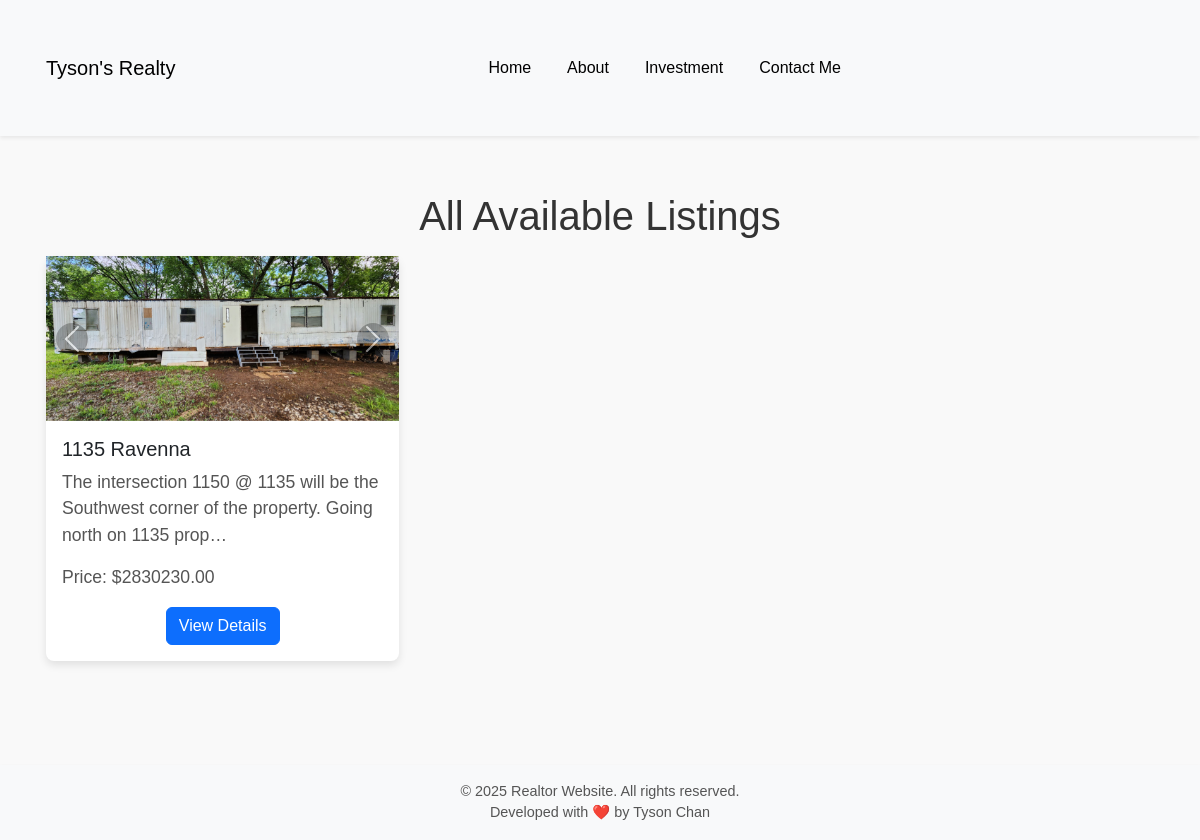
The app's page /investment with its own data.
### listings/models.py (models this page shows, shortened)
class ListingImage(models.Model):
    listing = models.ForeignKey(Listing, on_delete=models.CASCADE, related_name='images')
    image = models.ImageField(upload_to='listings/images/')

class Listing(models.Model):
    CATEGORY_CHOICES = [
        ('residential', 'Residential'),
        ('commercial', 'Commercial'),
        ('land', 'Land'),
    ]
    title = models.CharField(max_length=200)
    description = models.TextField()
    price = models.DecimalField(max_digits=10, decimal_places=2)
    address = models.CharField(max_length=300)
    image = models.ImageField(upload_to='listings/images/')
    created_at = models.DateTimeField(auto_now_add=True)
    category = models.CharField(max_length=20, choices=CATEGORY_CHOICES, default="Residential")

### listings/views.py (the view)
# urls.py: path('investment', views.investment, name='investment'),
def investment(request):
    listings = Listing.objects.all()
    return render(request, 'listings/investment.html',{'listings': listings})

### listings/templates/listings/investment.html (shortened to what this page needs)
{% extends 'listings/base.html' %}
{% block content %}
<h1 class="text-center">All Available Listings</h1>
<div class="row">
    {% for listing in listings %}
    <div class="col-md-4 mb-4">
        <div class="card">
            <div id="carousel{{ listing.id }}" class="carousel slide" data-bs-ride="carousel">
                <div class="carousel-inner">
                    {% for image in listing.images.all %}
                    <div class="carousel-item {% if forloop.first %}active{% endif %}">
                        <img src="{{ image.image.url }}" class="d-block w-100" alt="{{ listing.title }}">
                    </div>
                    {% endfor %}
                </div>
                <button class="carousel-control-prev" type="button" data-bs-target="#carousel{{ listing.id }}" data-bs-slide="prev">
                    <span class="carousel-control-prev-icon" aria-hidden="true"></span>
                </button>
                <button class="carousel-control-next" type="button" data-bs-target="#carousel{{ listing.id }}" data-bs-slide="next">
                    <span class="carousel-control-next-icon" aria-hidden="true"></span>
                </button>
            </div>
            <div class="card-body">
                <h5 class="card-title">{{ listing.title }}</h5>
                <p class="card-text">{{ listing.description|truncatechars:100 }}</p>
                <p class="card-text">Price: ${{ listing.price }}</p>
                <a href="{% url 'detail' listing.id %}" class="btn btn-primary">View Details</a>
            </div>
        </div>
    </div>
    {% endfor %}
</div>
{% endblock %}

### listings/templates/listings/base.html (shortened to what this page needs)
<!DOCTYPE html>
<html lang="en">
<head>
    <link href="https://cdn.jsdelivr.net/npm/bootstrap@5.3.0/dist/css/bootstrap.min.css" rel="stylesheet">
    {% load static %}
    <link rel="stylesheet" href="{% static 'listings/css/style.css' %}">
</head>
<body>
    <nav class="navbar navbar-expand-lg navbar-light bg-light shadow-sm">
        <div class="container">
            <a class="navbar-brand mx-auto" href="{% url 'home' %}">Tyson's Realty</a>
            <div class="collapse navbar-collapse justify-content-center" id="navbarNav">
                <ul class="navbar-nav">
                    <li class="nav-item"><a class="nav-link" href="{% url 'home' %}">Home</a></li>
                    <li class="nav-item"><a class="nav-link" href="{% url 'about' %}">About</a></li>
                    <li class="nav-item"><a class="nav-link" href="{% url 'investment' %}">Investment</a></li>
                    <li class="nav-item"><a class="nav-link" href="{% url 'contact' %}">Contact Me</a></li>
                </ul>
            </div>
        </div>
    </nav>
    <div class="container mt-4">
        {% block content %}
        {% endblock %}
    </div>
    <footer class="bg-light text-center py-3 mt-5 shadow-sm">
        <p>&copy; 2025 Realtor Website. All rights reserved.</p>
        <p>Developed with ❤️ by Tyson Chan</p>
    </footer>
</body>
</html>

### listings/static/listings/css/style.css (style rules this page uses)
body { font-family: Arial, sans-serif; margin: 0; padding: 0; background-color: #f9f9f9; color: #333; }
.navbar { padding: 1rem 1.5rem; box-shadow: 0px 2px 5px rgba(0, 0, 0, 0.1); }
.navbar-nav .nav-link { font-size: 1rem; font-weight: 500; margin: 0 10px; color: #000000; transition: color 0.3s ease; }
.container { padding: 2rem 1rem; }
footer { background-color: #f1f1f1; text-align: center; padding: 1rem 0; font-size: 0.9rem; color: #555; margin-top: 2rem; }
footer p { margin: 0; }
.carousel img { max-height: 400px; object-fit: cover; }
.card { box-shadow: 0 4px 8px rgba(0, 0, 0, 0.1); border: none; border-radius: 8px; }
.card-body { text-align: center; }
.card-text, .card-title { text-align: left; }
.container h1 { font-size: 2.5rem; margin-bottom: 1rem; color: #333; }
.container p { font-size: 1.1rem; color: #555; }
.carousel-control-prev-icon, .carousel-control-next-icon { background-color: rgba(0, 0, 0, 0.5); border-radius: 50%; }

### records on screen
Listing: title "1135 Ravenna", description "The intersection 1150 @ 1135 will be the Southwest corner of the property. Going north on 1135 prop…", price "2830230.00"
ListingImage: image (picture)
